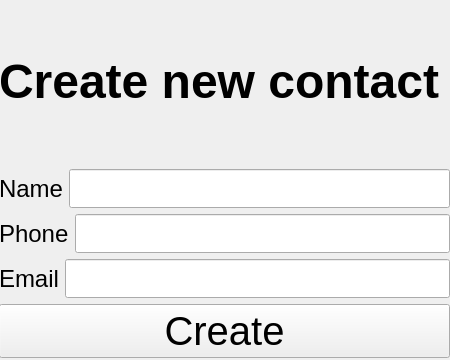
<?xml version="1.0" encoding="UTF-8"?>
<ui version="4.0">
 <class>Form</class>
 <widget class="QWidget" name="Form">
  <property name="windowModality">
   <enum>Qt::WindowModality::ApplicationModal</enum>
  </property>
  <property name="geometry">
   <rect>
    <x>0</x>
    <y>0</y>
    <width>450</width>
    <height>360</height>
   </rect>
  </property>
  <property name="windowTitle">
   <string>Form</string>
  </property>
  <widget class="QWidget" name="verticalLayoutWidget">
   <property name="geometry">
    <rect>
     <x>-1</x>
     <y>-1</y>
     <width>451</width>
     <height>359</height>
    </rect>
   </property>
   <layout class="QVBoxLayout" name="verticalLayout_2">
    <item>
     <widget class="QLabel" name="label">
      <property name="styleSheet">
       <string notr="true">font: 48px;
font-weight:bold;</string>
      </property>
      <property name="text">
       <string>Create new contact</string>
      </property>
     </widget>
    </item>
    <item>
     <layout class="QVBoxLayout" name="verticalLayout_6">
      <item>
       <layout class="QHBoxLayout" name="horizontalLayout_9">
        <item>
         <widget class="QLabel" name="label_2">
          <property name="styleSheet">
           <string notr="true">
font: 18pt;
</string>
          </property>
          <property name="text">
           <string>Name</string>
          </property>
         </widget>
        </item>
        <item>
         <widget class="QLineEdit" name="lineEdit">
          <property name="styleSheet">
           <string notr="true">font: 20pt;</string>
          </property>
         </widget>
        </item>
       </layout>
      </item>
     </layout>
    </item>
    <item>
     <layout class="QVBoxLayout" name="verticalLayout_7">
      <item>
       <layout class="QHBoxLayout" name="horizontalLayout_10">
        <item>
         <widget class="QLabel" name="label_3">
          <property name="styleSheet">
           <string notr="true">
font: 18pt;
</string>
          </property>
          <property name="text">
           <string>Phone</string>
          </property>
         </widget>
        </item>
        <item>
         <widget class="QLineEdit" name="lineEdit_2">
          <property name="styleSheet">
           <string notr="true">font: 20pt ;</string>
          </property>
         </widget>
        </item>
       </layout>
      </item>
     </layout>
    </item>
    <item>
     <layout class="QVBoxLayout" name="verticalLayout_8">
      <item>
       <layout class="QHBoxLayout" name="horizontalLayout_11">
        <item>
         <widget class="QLabel" name="label_4">
          <property name="styleSheet">
           <string notr="true">
font: 18pt;
</string>
          </property>
          <property name="text">
           <string>Email</string>
          </property>
         </widget>
        </item>
        <item>
         <widget class="QLineEdit" name="lineEdit_3">
          <property name="styleSheet">
           <string notr="true">font: 20pt;</string>
          </property>
         </widget>
        </item>
       </layout>
      </item>
     </layout>
    </item>
    <item>
     <layout class="QVBoxLayout" name="verticalLayout_3">
      <item>
       <layout class="QHBoxLayout" name="horizontalLayout_12">
        <item>
         <widget class="QPushButton" name="pushButton">
          <property name="styleSheet">
           <string notr="true">
	font: 30pt;
</string>
          </property>
          <property name="text">
           <string>Create</string>
          </property>
         </widget>
        </item>
       </layout>
      </item>
     </layout>
    </item>
   </layout>
  </widget>
 </widget>
 <resources/>
 <connections/>
</ui>
